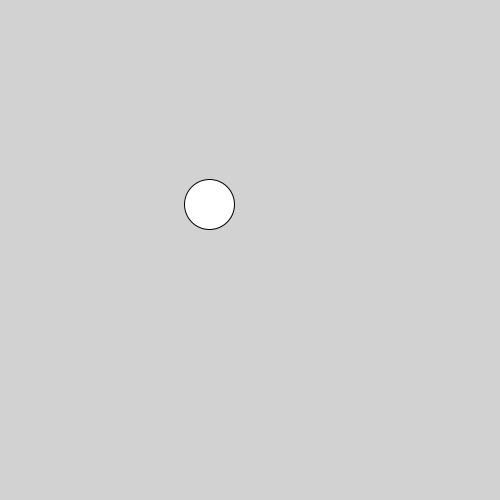
Frame 1 (no input)
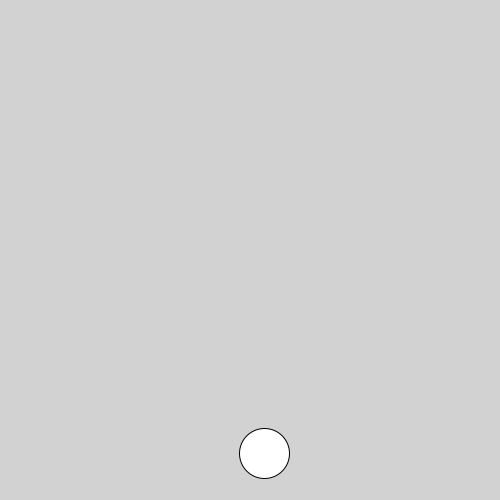
Frame 60 (the mouse pressed at the canvas centre just before this capture)
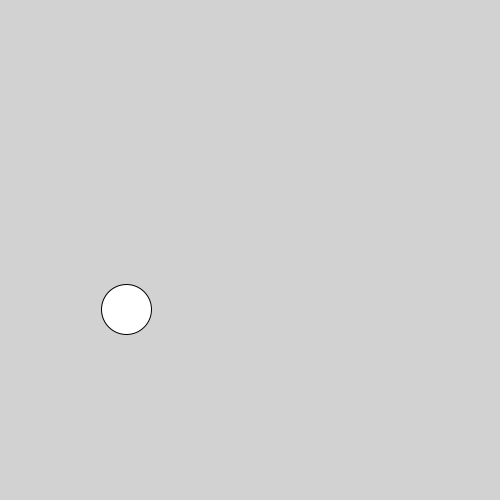
Frame 120 (the mouse held since frame 60 and released just before this capture)

The Processing sketch that drew these frames (run headless with seeded random() and noise(); from frame 60 on, the mouse is pressed at the canvas centre):

// Processing sketch: processing_93041
// ── processing_93041.pde

float positionX=200;
float positionY=200;
float speed=10;
float direction= 25;

void setup ()
{
  size(500, 500);
}

void draw()
{
  background(210);
  float moveX = speed * cos(radians(direction));
  float moveY = speed * sin(radians(direction));

  positionX = positionX + moveX;
  positionY += moveY;

  if (positionX>width)
  {
    positionX=width;
    direction=180-direction;
  }
  if (positionY>height)
  {
    positionY=height;
    direction=360-direction;
  }

  if (positionX<0)
  {
    positionX=0;
    direction=270-direction;
  }
  
  if (positionY<0)
  {
    positionY=0;
    direction=90-direction;
  }
  ellipse(positionX, positionY, 50, 50);
}
